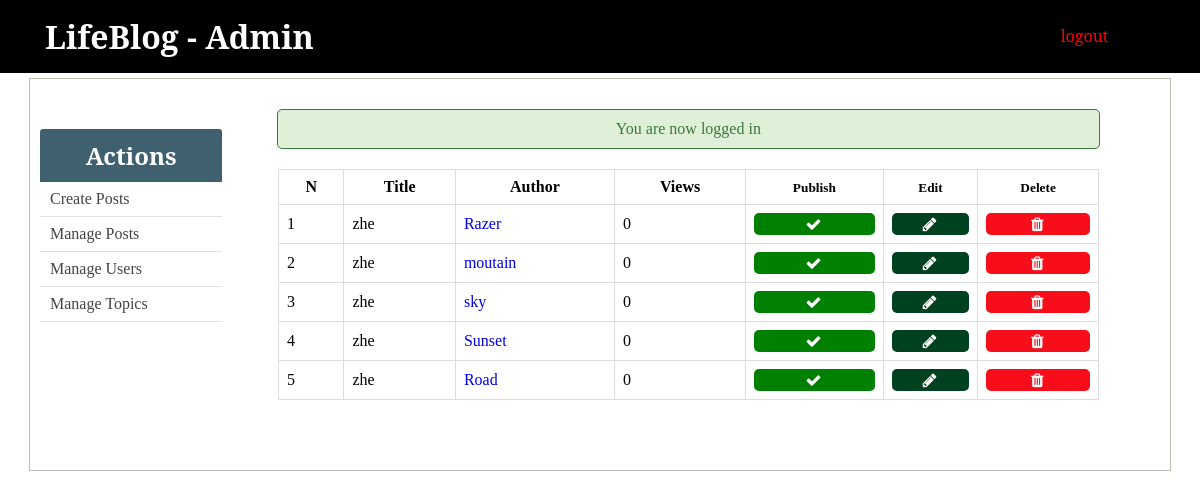
Screenshot of /admin/posts.php (signed in) with the database file from the repository.
### tables this page shows
CREATE TABLE `posts` (
  `id` int(11) NOT NULL,
  `user_id` int(11) DEFAULT NULL,
  `title` varchar(255) NOT NULL,
  `slug` varchar(255) NOT NULL,
  `views` int(11) NOT NULL DEFAULT 0,
  `image` varchar(255) NOT NULL,
  `body` text NOT NULL,
  `published` tinyint(1) NOT NULL,
  `created_at` timestamp NOT NULL DEFAULT current_timestamp() ON UPDATE current_timestamp(),
  `updated_at` timestamp NULL DEFAULT NULL
);

### admin/includes/post_functions.php (called while the page is built, shortened)
<?php
function getAllPosts()
{
	global $conn;
	if ($_SESSION['user']['role'] == "Admin") {
		$sql = "SELECT * FROM posts";
	} elseif ($_SESSION['user']['role'] == "Author") {
		$user_id = $_SESSION['user']['id'];
		$sql = "SELECT * FROM posts WHERE user_id=$user_id";
	}
	$result = mysqli_query($conn, $sql);
	$posts = mysqli_fetch_all($result, MYSQLI_ASSOC);
	$final_posts = array();
	foreach ($posts as $post) {
		$post['author'] = getPostAuthorById($post['user_id']);
		array_push($final_posts, $post);
	}
	return $final_posts;
}
function getPostAuthorById($user_id)
{
	global $conn;
	$sql = "SELECT username FROM users WHERE id=$user_id";
	$result = mysqli_query($conn, $sql);
	if ($result) {
		return mysqli_fetch_assoc($result)['username'];
	} else {
		return null;
	}
}
?>

### admin/posts.php (the view, shortened to what this page needs)
<?php  include('../config.php'); ?>
<?php  include(ROOT_PATH . '/admin/includes/post_functions.php'); ?>
<?php include(ROOT_PATH . '/admin/includes/head_section.php'); ?>
<?php $posts = getAllPosts(); ?>
</head>
<body>
	<?php include(ROOT_PATH . '/admin/includes/navbar.php') ?>
	<div class="container content">
		<?php include(ROOT_PATH . '/admin/includes/menu.php') ?>
		<div class="table-div"  style="width: 80%;">
			<?php include(ROOT_PATH . '/includes/messages.php') ?>
			<?php if (empty($posts)): ?>
				<h1 style="text-align: center; margin-top: 20px;">No posts in the database.</h1>
			<?php else: ?>
				<table class="table">
						<thead>
						<th>N</th>
						<th>Title</th>
						<th>Author</th>
						<th>Views</th>
						<?php if ($_SESSION['user']['role'] == "Admin"): ?>
							<th><small>Publish</small></th>
						<?php endif ?>
						<th><small>Edit</small></th>
						<th><small>Delete</small></th>
					</thead>
					<tbody>
					<?php foreach ($posts as $key => $post): ?>
						<tr>
							<td><?php echo $key + 1; ?></td>
							<td><?php echo $post['author']; ?></td>
							<td>
								<a 	target="_blank"
								href="<?php echo BASE_URL . 'single_post.php?post-slug=' . $post['slug'] ?>">
									<?php echo $post['title']; ?>
								</a>
							</td>
							<td><?php echo $post['views']; ?></td>
							<?php if ($_SESSION['user']['role'] == "Admin" ): ?>
								<td>
								<?php if ($post['published'] == true): ?>
									<a class="fa fa-check btn unpublish"
										href="posts.php?unpublish=<?php echo $post['id'] ?>">
									</a>
								<?php else: ?>
									<a class="fa fa-times btn publish"
										href="posts.php?publish=<?php echo $post['id'] ?>">
									</a>
								<?php endif ?>
								</td>
							<?php endif ?>
							<td>
								<a class="fa fa-pencil btn edit"
									href="create_post.php?edit-post=<?php echo $post['id'] ?>">
								</a>
							</td>
							<td>
								<a  class="fa fa-trash btn delete"
									href="create_post.php?delete-post=<?php echo $post['id'] ?>">
								</a>
							</td>
						</tr>
					<?php endforeach ?>
					</tbody>
				</table>
			<?php endif ?>
		</div>
	</div>
</body>
</html>

### static/css/admin_styling.css (style rules this page uses)
* { margin: 0px; padding: 0px; }
a { text-decoration: none; }
table { border-collapse: collapse; width: 70%; margin: 20px auto; }
th, td { padding: 8px; text-align: left; border: 1px solid #ddd; }
th { text-align: center; }
.btn { color: white; background: #4E6166; text-align: center; border: none; border-radius: 5px; display: block; letter-spacing: .1em; padding: 13px 20px; text-decoration: none; }
.container { width: 95%; margin: 5px auto 50px; border: 1px solid #BFBCB3; padding: 10px 0px 50px; }
.container:after { content: ""; display: block; clear: both; }
.table-div { float: left; width: 47%; }
.table-div table { width: 90%; }
.table-div a.fa { color: white; padding: 3px; }
.table-div .edit { background: #004220; }
.table-div .delete { background: #F70E1A; }
.table-div .unpublish { background: green; }

### rows the page displays
posts: author "zhe", title "Razer", views "0"
posts: author "zhe", title "moutain", views "0"
posts: author "zhe", title "sky", views "0"
posts: author "zhe", title "Sunset", views "0"
posts: author "zhe", title "Road", views "0"

### other values shown
$_SESSION['message'] "You are now logged in"
